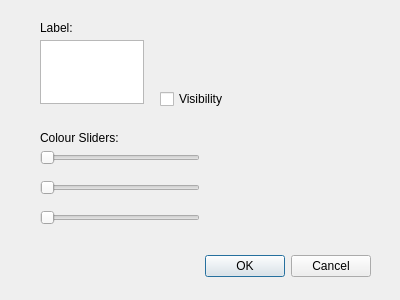
<?xml version="1.0" encoding="UTF-8"?>
<ui version="4.0">
 <class>Option_Dialog</class>
 <widget class="QDialog" name="Option_Dialog">
  <property name="geometry">
   <rect>
    <x>0</x>
    <y>0</y>
    <width>400</width>
    <height>300</height>
   </rect>
  </property>
  <property name="windowTitle">
   <string>Dialog</string>
  </property>
  <widget class="QDialogButtonBox" name="buttonBox">
   <property name="geometry">
    <rect>
     <x>30</x>
     <y>250</y>
     <width>341</width>
     <height>32</height>
    </rect>
   </property>
   <property name="orientation">
    <enum>Qt::Horizontal</enum>
   </property>
   <property name="standardButtons">
    <set>QDialogButtonBox::Cancel|QDialogButtonBox::Ok</set>
   </property>
  </widget>
  <widget class="QPlainTextEdit" name="plainTextEdit">
   <property name="geometry">
    <rect>
     <x>40</x>
     <y>40</y>
     <width>104</width>
     <height>64</height>
    </rect>
   </property>
   <property name="plainText">
    <string/>
   </property>
  </widget>
  <widget class="QSlider" name="horizontalSlider">
   <property name="geometry">
    <rect>
     <x>40</x>
     <y>150</y>
     <width>160</width>
     <height>16</height>
    </rect>
   </property>
   <property name="maximum">
    <number>255</number>
   </property>
   <property name="orientation">
    <enum>Qt::Horizontal</enum>
   </property>
  </widget>
  <widget class="QCheckBox" name="checkBox">
   <property name="geometry">
    <rect>
     <x>160</x>
     <y>90</y>
     <width>101</width>
     <height>18</height>
    </rect>
   </property>
   <property name="text">
    <string>Visibility</string>
   </property>
  </widget>
  <widget class="QSlider" name="horizontalSlider_2">
   <property name="geometry">
    <rect>
     <x>40</x>
     <y>180</y>
     <width>160</width>
     <height>16</height>
    </rect>
   </property>
   <property name="maximum">
    <number>255</number>
   </property>
   <property name="orientation">
    <enum>Qt::Horizontal</enum>
   </property>
  </widget>
  <widget class="QSlider" name="horizontalSlider_3">
   <property name="geometry">
    <rect>
     <x>40</x>
     <y>210</y>
     <width>160</width>
     <height>16</height>
    </rect>
   </property>
   <property name="maximum">
    <number>255</number>
   </property>
   <property name="orientation">
    <enum>Qt::Horizontal</enum>
   </property>
  </widget>
  <widget class="QLabel" name="label">
   <property name="geometry">
    <rect>
     <x>40</x>
     <y>130</y>
     <width>141</width>
     <height>16</height>
    </rect>
   </property>
   <property name="text">
    <string>Colour Sliders:</string>
   </property>
  </widget>
  <widget class="QLabel" name="label_2">
   <property name="geometry">
    <rect>
     <x>40</x>
     <y>20</y>
     <width>41</width>
     <height>16</height>
    </rect>
   </property>
   <property name="text">
    <string>Label:</string>
   </property>
  </widget>
  <widget class="QLabel" name="label_3">
   <property name="geometry">
    <rect>
     <x>40</x>
     <y>230</y>
     <width>171</width>
     <height>16</height>
    </rect>
   </property>
   <property name="text">
    <string/>
   </property>
  </widget>
 </widget>
 <resources/>
 <connections>
  <connection>
   <sender>buttonBox</sender>
   <signal>accepted()</signal>
   <receiver>Option_Dialog</receiver>
   <slot>accept()</slot>
   <hints>
    <hint type="sourcelabel">
     <x>248</x>
     <y>254</y>
    </hint>
    <hint type="destinationlabel">
     <x>157</x>
     <y>274</y>
    </hint>
   </hints>
  </connection>
  <connection>
   <sender>buttonBox</sender>
   <signal>rejected()</signal>
   <receiver>Option_Dialog</receiver>
   <slot>reject()</slot>
   <hints>
    <hint type="sourcelabel">
     <x>316</x>
     <y>260</y>
    </hint>
    <hint type="destinationlabel">
     <x>286</x>
     <y>274</y>
    </hint>
   </hints>
  </connection>
 </connections>
</ui>
